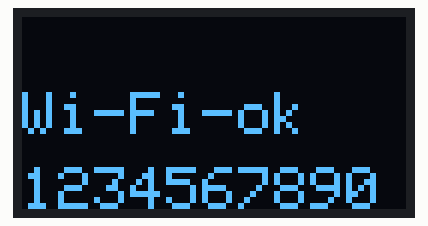
Bench run of a sketch on a simulated ESP8266 (NodeMCU). Shown: 128×64 one-colour display. The OLED is the two-colour kind (top 16 rows yellow).

Above: at 2.13 s.
At 2.77 s:
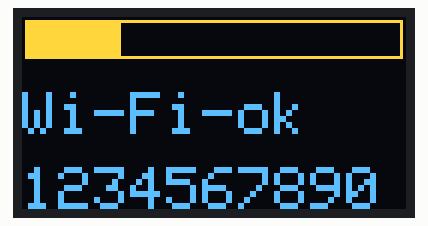
At 3.4 s:
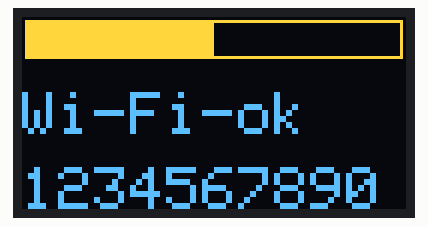
At 4.02 s:
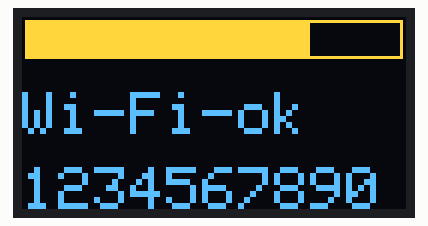
At 4.6 s:
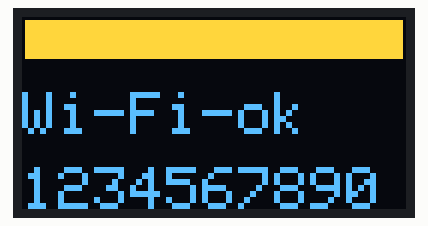
At 7.18 s:
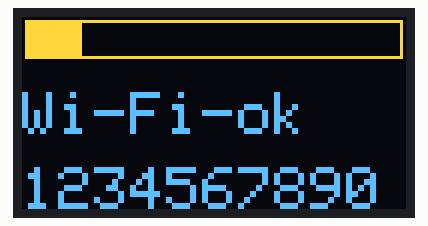

Measured:
- by itself, everything shown: repeats every 4.7 s, in 21 steps
- what the display in image 4 shows lasts 2.1 s, from 4.6 s to 6.7 s

The sketch:

esp32_displayLCD_base_v01.ino
```cpp
/*********
  Rui Santos
  Complete project details at https://randomnerdtutorials.com
*********/

// lolin wemos d1 r1
// esp32 c3 super mini


#include <Wire.h>
#include <Adafruit_GFX.h>
#include <Adafruit_SSD1306.h>

#define SCREEN_WIDTH 128 // OLED display width, in pixels
#define SCREEN_HEIGHT 64 // OLED display height, in pixels

#define I2C_SDA 4
#define I2C_SCL 5

// Declaration for an SSD1306 display connected to I2C (SDA, SCL pins)
Adafruit_SSD1306 display(SCREEN_WIDTH, SCREEN_HEIGHT, &Wire, -1);

void setup() {
  Serial.begin(115200);

  Wire.begin(I2C_SDA, I2C_SCL);

  if(!display.begin(SSD1306_SWITCHCAPVCC, 0x3C)) { // Address 0x3D for 128x64
    Serial.println(F("SSD1306 allocation failed"));
    for(;;);
  }
  delay(2000);
}

void loop() {
  display.clearDisplay();
  display.setTextSize(2);
  display.setTextColor(WHITE);

  display.setCursor(0, 25);
  display.print("Wi-Fi-");
  display.print("ok");

  display.setCursor(0, 50);
  display.print("1234567890");
  //display.print("ok/nok");

  display.display();

  exibirBarraDeProgresso(20);

  delay(2000);

}

// =============================================
void exibirBarraDeProgresso(int tempoTotal) {
  // =============================================

  int larguraBarra = SCREEN_WIDTH - 2;  // Largura disponível para a barra de progresso
  int alturaBarra = 13;                 // Altura da barra de progresso
  int xInicial = 1;                     // Posição inicial X da barra de progresso
  int yInicial = 1;                     //(SCREEN_HEIGHT - alturaBarra) / 2;// Posição Y da barra de progresso

  int progresso = 0;     // Valor atual do progresso
  int larguraAtual = 0;  // Largura atual da barra de progresso

  while (progresso <= tempoTotal) {
    // Cálculo da largura atual da barra de progresso
    larguraAtual = map(progresso, 0, tempoTotal, 0, larguraBarra);

    // Desenhar a barra de progresso
    display.drawRect(xInicial, yInicial, larguraBarra, alturaBarra, WHITE);
    display.fillRect(xInicial, yInicial, larguraAtual, alturaBarra, WHITE);

    display.display();

    // Incrementar o progresso
    progresso++;

    // Aguardar 1 segundo
    //delay_function(delayDefault);
    delay(100);
  }
}
```
